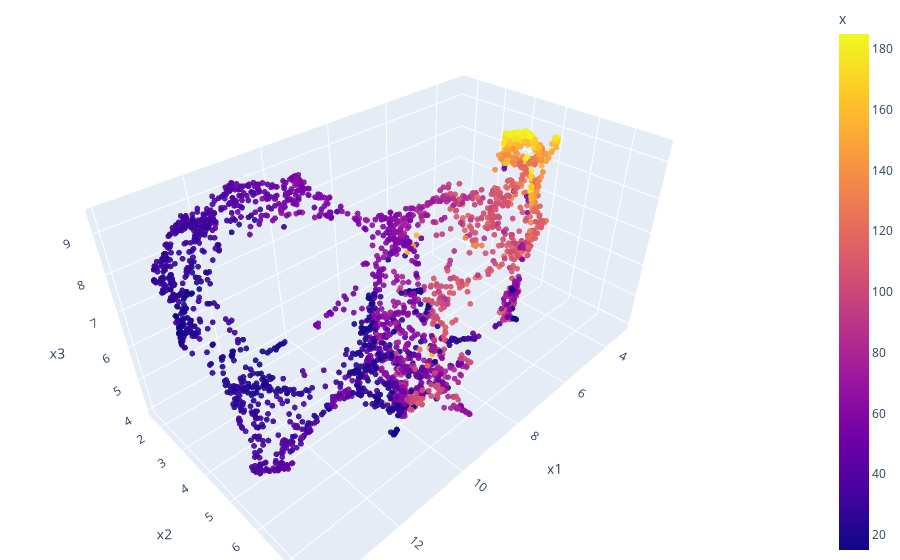

The code cell stored with this chart in its notebook:
### Code cell
fig = px.scatter_3d(df, x='x1', y='x2', z='x3',
              color='x', opacity=0.9)

fig.update_traces(marker_size=2)

# tight layout
fig.update_layout(margin=dict(l=0, r=0, b=0, t=0))
fig.show()

### Figure 1 — Plotly figure (JSON) as saved in the notebook; plotly's stock layout.template omitted (floating-point values rounded to 4 significant figures; data arrays with more than 128 entries replaced by an {"elided": "..."} marker saying what was removed)
{"data": [{"hovertemplate": "x1=%{x}<br>x2=%{y}<br>x3=%{z}<br>x=%{marker.color}<extra></extra>", "legendgroup": "", "marker": {"color": {"elided": "2720 float values"}, "coloraxis": "coloraxis", "opacity": 0.9, "size": 2, "symbol": "circle"}, "mode": "markers", "name": "", "scene": "scene", "showlegend": false, "type": "scatter3d", "x": {"elided": "2720 float values"}, "y": {"elided": "2720 float values"}, "z": {"elided": "2720 float values"}}], "layout": {"coloraxis": {"colorbar": {"title": {"text": "x"}}, "colorscale": [[0, "#0d0887"], [0.1111, "#46039f"], [0.2222, "#7201a8"], [0.3333, "#9c179e"], [0.4444, "#bd3786"], [0.5556, "#d8576b"], [0.6667, "#ed7953"], [0.7778, "#fb9f3a"], [0.8889, "#fdca26"], [1, "#f0f921"]]}, "legend": {"tracegroupgap": 0}, "margin": {"b": 0, "l": 0, "r": 0, "t": 0}, "scene": {"domain": {"x": [0, 1], "y": [0, 1]}, "xaxis": {"title": {"text": "x1"}}, "yaxis": {"title": {"text": "x2"}}, "zaxis": {"title": {"text": "x3"}}}}}
